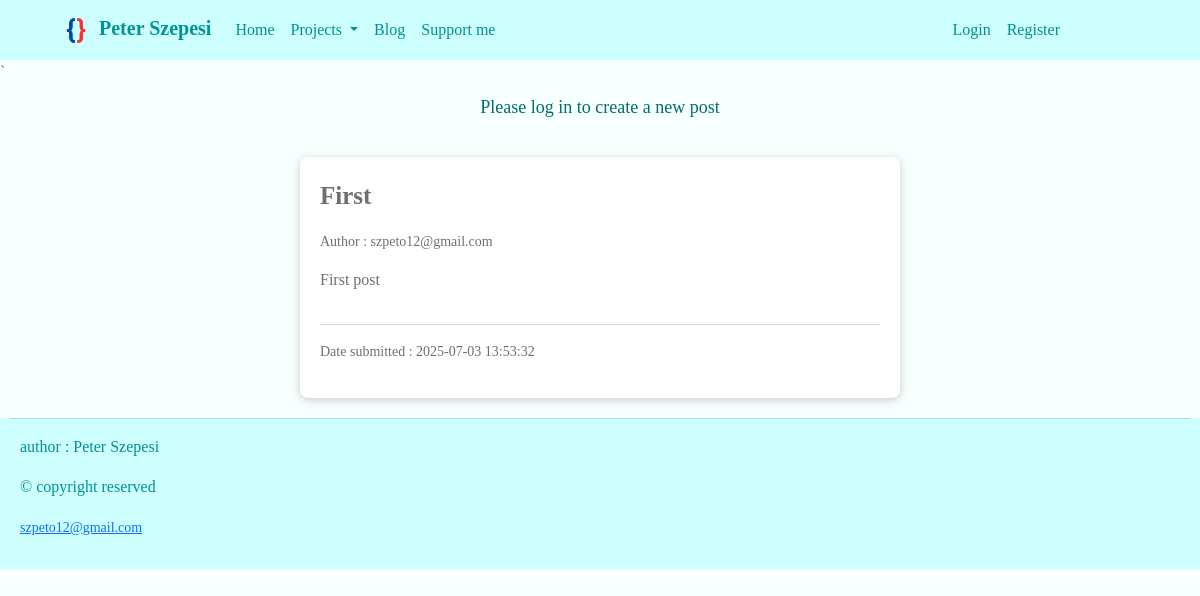
/blog, run on an earlier commit of the app's database.
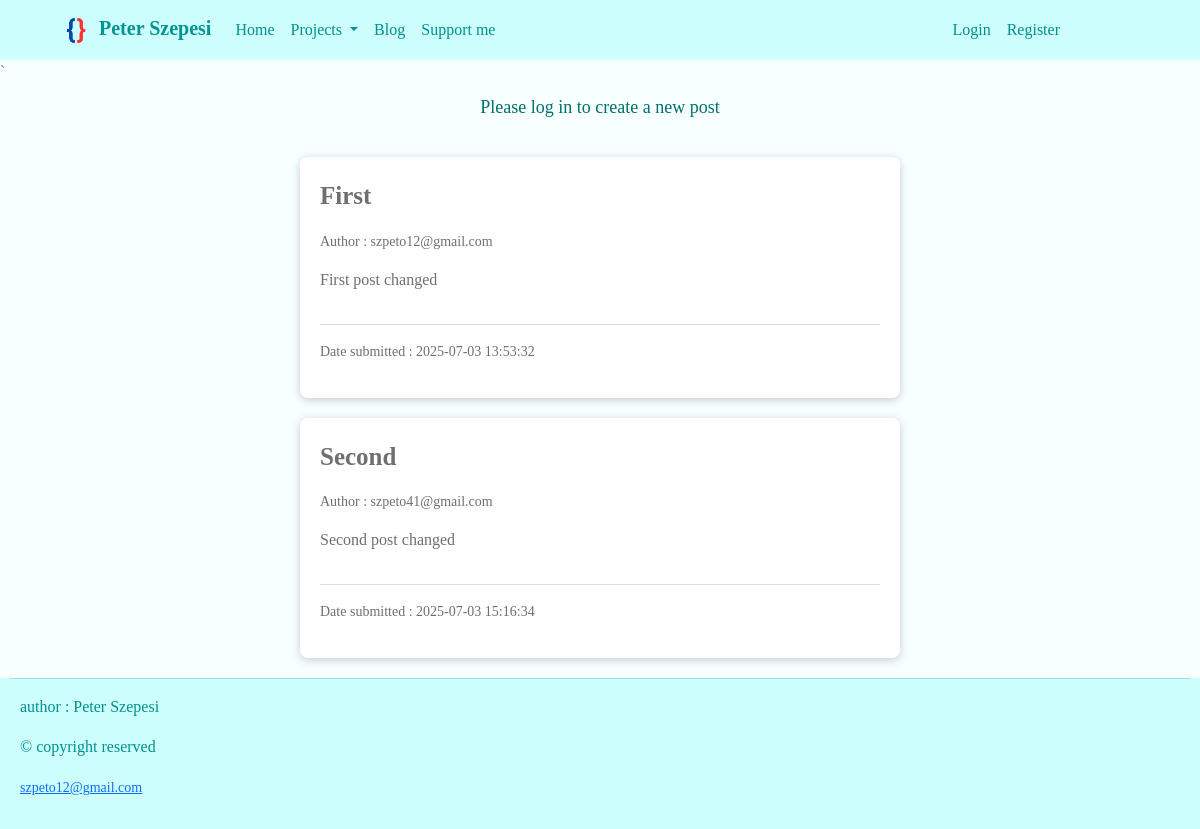
And on a later commit of the database.
### db_models.py (models this page shows, shortened)
class Post(db.Model):
    id = db.Column(db.Integer, primary_key=True, autoincrement=True)
    date_posted = db.Column(db.String(22), nullable=False,
                            default=datetime.datetime.now().strftime("%Y-%m-%d %H:%M:%S"))
    content = db.Column(db.Text, nullable=False)
    title = db.Column(db.String(100), nullable=False)
    user_id = db.Column(db.Integer, db.ForeignKey("user.id"), nullable=False)

class User(db.Model, UserMixin):
    id = db.Column(db.Integer, primary_key=True, autoincrement=True)
    email_username = db.Column(db.String(50), nullable=False, unique=True)
    password = db.Column(db.String(60), nullable=False)
    image_file = db.Column(db.String(20), nullable=False, default="Default - user.jpg")
    posts = db.relationship("Post", backref="user", lazy=True)

### routes.py (the view)
@app.route("/blog", methods=["GET", "POST"])
def blog():
    posts = Post.query.all()
    return render_template("blog.html", title="Blog", posts=posts,
                           current_user=current_user)

### templates/blog.html (shortened to what this page needs)
{% extends "base.html" %}
{% block body %}
    {% if current_user.is_authenticated %}
        <div class="base-container-centered-content">
            <a class="create-post-button" href="{{ url_for('insert_post') }}">Create a new post</a>
        </div>
    {% else %}
        <div class="base-container-centered-content">
            <p>Please log in to create a new post</p>
        </div>
    {% endif %}
    {% if posts %}
        {% for post in posts %}
            <div class="blog-container">
                <p style="font-weight: bold; font-size: 25px;">{{ post.title }}</p>
                <p style="font-size: 14px;">Author : {{ post.user.email_username }}</p>
                <p style="font-weight: 300;">{{ post.content }}</p>
                <hr>
                <p style="font-weight: 200; font-size: 14px;">Date submitted : {{ post.date_posted }}</p>
            </div>
        {% endfor %}
    {% else %}
        <div class="blog-container">
            <p>There are no posts to show</p>
        </div>
    {% endif %}
{% endblock %}

### templates/base.html (shortened to what this page needs)
<!DOCTYPE html>
<html lang="en">
<head>
    <link href="https://cdn.jsdelivr.net/npm/bootstrap@5.3.6/dist/css/bootstrap.min.css"
          rel="stylesheet"
>
    <link rel="stylesheet" href="{{url_for('static', filename = 'Styles/styles.css')}}">
</head>
<body>
  <header>
    <nav class="navbar navbar-expand-lg bg-body-tertiary" data-bs-theme="light">
      <div class="container-fluid">
        <a class="navbar-brand" href="/"><img src="{{ url_for('static', filename='Images/Logo - no background.png') }}"
        width="34">
          Peter Szepesi
        </a>
        <div class="collapse navbar-collapse" id="navbarSupportedContent">
          <ul class="navbar-nav me-auto mb-2 mb-lg-0">
            <li class="nav-item">
              <a class="nav-link active" aria-current="page" href="/">Home</a>
            </li>
            <li class="nav-item dropdown">
              <a class="nav-link dropdown-toggle" href="#" role="button" data-bs-toggle="dropdown" aria-expanded="false">
                Projects
              </a>
            </li>
            <li class="nav-item">
              <a class="nav-link" href="{{ url_for('blog') }}">Blog</a>
            </li>
            <li class="nav-item">
              <a class="nav-link" href="https://www.paypal.me/szpeto" target="_blank">Support me</a>
            </li>
          </ul>
          {% if current_user.is_authenticated %}
            <ul class="navbar-nav ms-auto mb-2 mb-lg-0">
              <li class="nav-item dropdown">
                <a class="nav-link dropdown-toggle" href="#" role="button" data-bs-toggle="dropdown" aria-expanded="false">
                  {{ current_user.email_username }}
                </a>
                <ul class="dropdown-menu">
                  <li><a class="dropdown-item" href="{{ url_for('user') }}">Profile</a></li>
                  <li><a class="dropdown-item" href="{{ url_for('logout') }}">Logout</a></li>
                </ul>
              </li>
            </ul>
          {% else %}
            <ul class="navbar-nav ms-auto mb-2 mb-lg-0">
              <li class="nav-item">
                <a class="nav-link" href="/login">Login</a>
              </li>
              <li class="nav-item">
                <a class="nav-link" href="/register">Register</a>
              </li>
            </ul>
          {% endif %}
        </div>
      </div>
    </nav>
  </header>
  {% with messages = get_flashed_messages(with_categories=True) %}
  `
  {% endwith %}
  {% block body %}{% endblock %}
  <footer>
    <hr>
    <div class="footer-container">
      <p>author : Peter Szepesi</p>
      <p>&copy; copyright reserved</p>
      <small><a href="mailto:szpeto12@gmail.com">szpeto12@gmail.com</a></small>
    </div>
  </footer>
</body>
</html>

### static/Styles/styles.css (style rules this page uses)
body { background-color: rgb(248, 255, 255); font-family: Bahnschrift; color: rgb(111, 111, 111); }
.navbar { background: rgb(205, 255, 255) !important; color: rgb(33, 37, 41) !important; padding: 8px 10% 8px 4% !important; }
.navbar .nav-link { color: rgb(0, 144, 144) !important; }
.navbar-brand { color: rgb(0, 148, 148) !important; font-weight: 600; }
footer { text-align: left; font-family: Bahnschrift; font-weight: 200; color: rgb(0, 144, 144); background: rgb(205, 255, 255) !important; padding: 0px 10px 20px 10px; }
.base-container-centered-content { display: flex; flex-direction: column; margin: 10px auto; font-family: Bahnschrift; color: rgb(0, 111, 111); font-size: 18px; padding: 10px auto; align-items: center; justify-content: center; }
.footer-container { margin: 4px 10px 10px 10px; }
.blog-container { display: flex; flex-direction: column; min-width: 150px; max-width: 600px; margin: 20px auto; padding: 20px; border-radius: 8px; background-color: white; color: rgb(111, 111, 111); box-shadow: 0px 2px 10px rgba(0,0,0,0.2); font-family: Bahnschrift; }

What changed in the data, as far as the page shows it:
changed Post "First": content "First post" → "First post changed"
added Post: title "Second", user.email_username "szpeto41@gmail.com", content "Second post changed", date_posted "2025-07-03 15:16:34"
